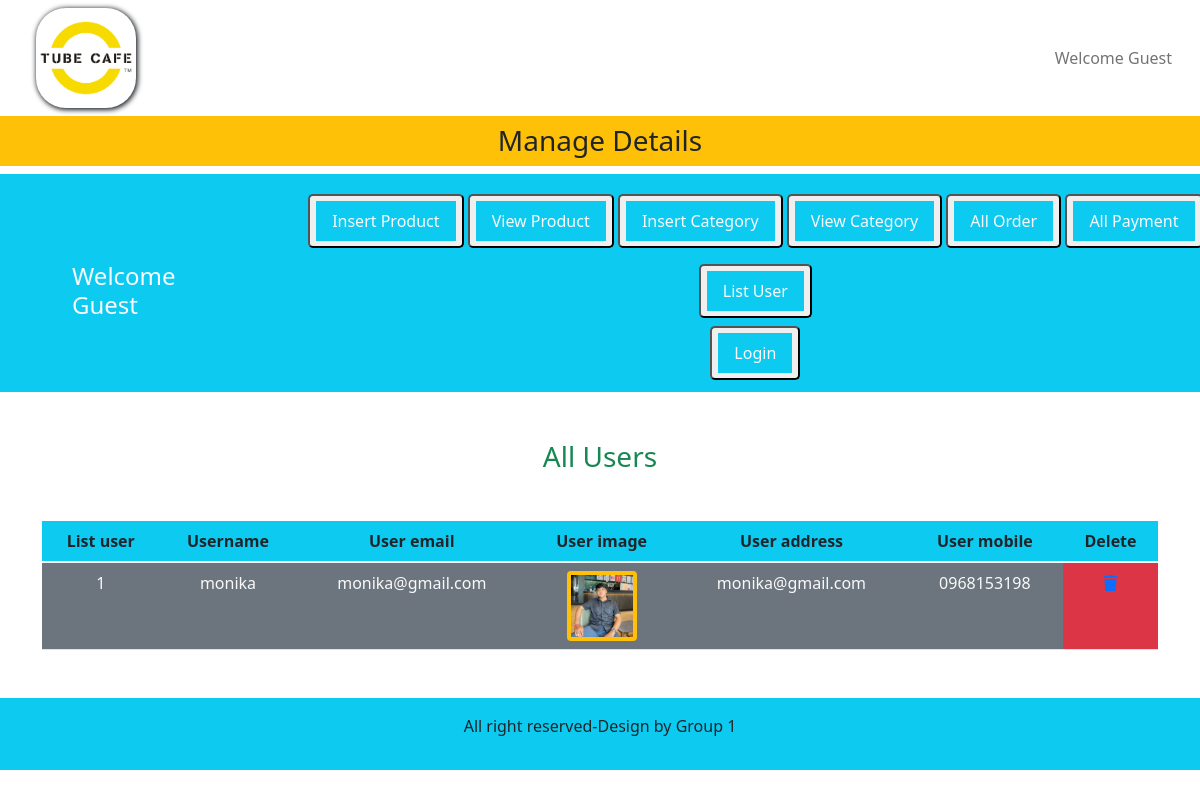
Page /admin_area/index.php?list_users on the committed database.
### tables this page shows
CREATE TABLE `user_table` (
  `user_id` int(11) NOT NULL,
  `user_name` varchar(100) NOT NULL,
  `user_email` varchar(100) NOT NULL,
  `user_password` varchar(255) NOT NULL,
  `user_image` varchar(255) NOT NULL,
  `user_ip` varchar(100) NOT NULL,
  `user_address` varchar(100) NOT NULL,
  `user_mobile` varchar(20) NOT NULL
);

### admin_area/list_users.php (the view, shortened to what this page needs)
<h3 class="text-center text-success">All Users</h3>
<table class="table table-borderd mt-5">
    <thead class="bg-info text-center">
        <?php
            $get_user="Select * from `user_table`";
            $result=mysqli_query($con,$get_user);
            $row_count=mysqli_num_rows($result);
            echo "
            <tr>
                <th>List user</th>
                <th>Username</th>
                <th>User email</th>
                <th>User image</th>
                <th>User address</th>
                <th>User mobile</th>
                <th>Delete</th>
            </tr>
        </thead>
        <tbody class='bg-secondary text-center text-light'>";
        if($row_count==0){
            echo "<h2 class='text-danger text-center mt-5'>No Users yet.</h2>";
        }else{
            $number=0;
            while($row_data=mysqli_fetch_assoc($result)){
                $user_id=$row_data['user_id'];
                $user_name=$row_data['user_name'];
                $user_email=$row_data['user_email'];
                $user_image=$row_data['user_image'];
                $user_address=$row_data['user_address'];
                $user_mobile=$row_data['user_mobile'];
                $number++;
                ?>
                <tr>
                    <td><?php echo $number ?></td>
                    <td><?php echo $user_name ?></td>
                    <td><?php echo $user_email ?></td>
                    <td>  <img width="70px" class="rounded border border-4 border-warning" src='../user_area/user_images/<?php echo $user_image ?>'/> </td>
                    <td><?php echo $user_address ?></td>
                    <td><?php echo $user_mobile ?></td>
                    <td class="bg-danger"><a href='index.php?delete_listuser=<?php echo $user_id ?>' type="button" data-toggle="modal" data-target="#exampleModal"><i class='fa-solid fa-trash'></i></a></td>
            </tr>
            <?php
            }
            }
        ?>
    </tbody>
</table>

### rows in the picture
user_table: user_name "monika", user_email "monika@gmail.com", user_image (picture), user_address "monika@gmail.com", user_mobile "0968153198"
